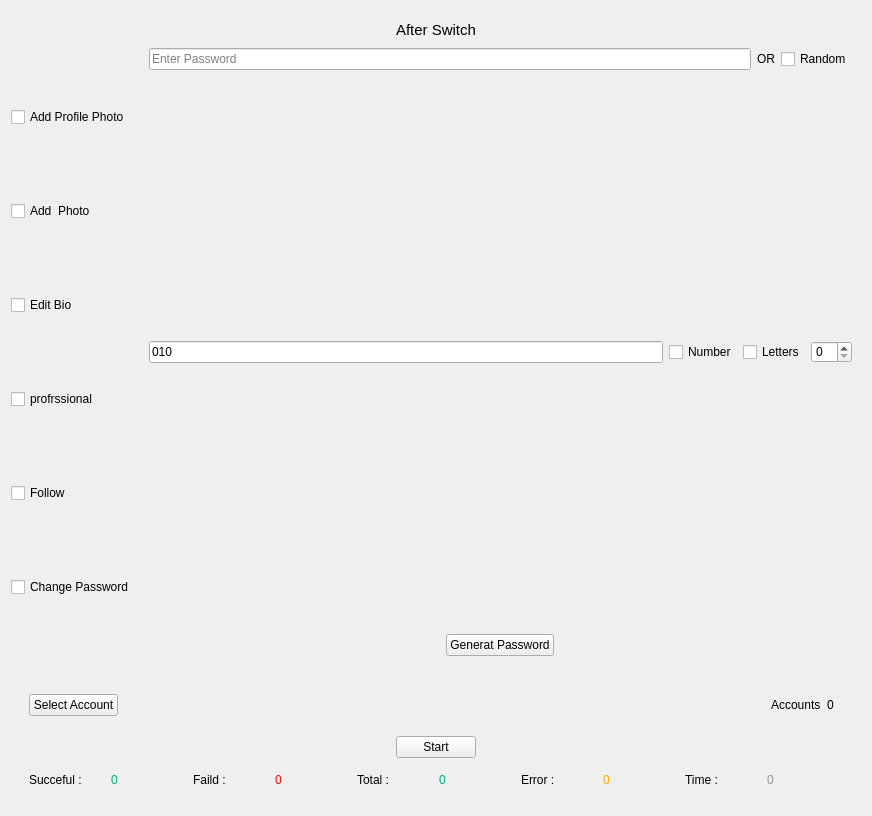
<?xml version="1.0" encoding="UTF-8"?>
<ui version="4.0">
 <class>Form</class>
 <widget class="QWidget" name="Form">
  <property name="geometry">
   <rect>
    <x>0</x>
    <y>0</y>
    <width>872</width>
    <height>816</height>
   </rect>
  </property>
  <property name="windowTitle">
   <string>Form</string>
  </property>
  <property name="styleSheet">
   <string notr="true">QPushButton l{
		border:none;
		border-radius: 3px;
		text-align: left;
		padding: 8px 0 8px 15px;
		color: #788596;
	}

	QPushButton:hover {
		background-color: rgba( 86, 101, 115, 0.5);
	}

	QPushButton:checked {
		color: #fff;
	}
QScrollArea{
border: none;
}</string>
  </property>
  <layout class="QGridLayout" name="gridLayout">
   <item row="0" column="0">
    <widget class="QWidget" name="widget_32" native="true">
     <layout class="QVBoxLayout" name="verticalLayout_11">
      <property name="spacing">
       <number>0</number>
      </property>
      <property name="leftMargin">
       <number>0</number>
      </property>
      <property name="topMargin">
       <number>10</number>
      </property>
      <property name="rightMargin">
       <number>0</number>
      </property>
      <property name="bottomMargin">
       <number>0</number>
      </property>
      <item alignment="Qt::AlignHCenter">
       <widget class="QLabel" name="label_20">
        <property name="font">
         <font>
          <pointsize>11</pointsize>
         </font>
        </property>
        <property name="text">
         <string>After Switch</string>
        </property>
       </widget>
      </item>
      <item>
       <widget class="QWidget" name="widget_33" native="true">
        <layout class="QHBoxLayout" name="horizontalLayout_21">
         <property name="leftMargin">
          <number>0</number>
         </property>
         <property name="topMargin">
          <number>0</number>
         </property>
         <property name="rightMargin">
          <number>0</number>
         </property>
         <property name="bottomMargin">
          <number>0</number>
         </property>
         <item>
          <widget class="QWidget" name="widget_34" native="true">
           <layout class="QVBoxLayout" name="verticalLayout_12">
            <property name="leftMargin">
             <number>0</number>
            </property>
            <property name="topMargin">
             <number>0</number>
            </property>
            <property name="rightMargin">
             <number>0</number>
            </property>
            <property name="bottomMargin">
             <number>0</number>
            </property>
            <item>
             <widget class="QCheckBox" name="Add_Profile">
              <property name="text">
               <string>Add Profile Photo</string>
              </property>
             </widget>
            </item>
            <item>
             <widget class="QCheckBox" name="Add_Cover">
              <property name="text">
               <string>Add  Photo</string>
              </property>
             </widget>
            </item>
            <item>
             <widget class="QCheckBox" name="Edit_Bio">
              <property name="text">
               <string>Edit Bio</string>
              </property>
             </widget>
            </item>
            <item>
             <widget class="QCheckBox" name="Profrssional">
              <property name="text">
               <string>profrssional</string>
              </property>
             </widget>
            </item>
            <item>
             <widget class="QCheckBox" name="Follow">
              <property name="text">
               <string>Follow</string>
              </property>
             </widget>
            </item>
            <item>
             <widget class="QCheckBox" name="Change_Password">
              <property name="text">
               <string>Change Password</string>
              </property>
             </widget>
            </item>
           </layout>
          </widget>
         </item>
         <item>
          <widget class="QStackedWidget" name="stackedWidget">
           <property name="currentIndex">
            <number>5</number>
           </property>
           <widget class="QWidget" name="page_photo">
            <layout class="QGridLayout" name="gridLayout_2">
             <item row="0" column="0">
              <widget class="QWidget" name="widget_35" native="true">
               <layout class="QVBoxLayout" name="verticalLayout_13">
                <property name="spacing">
                 <number>0</number>
                </property>
                <property name="leftMargin">
                 <number>0</number>
                </property>
                <property name="rightMargin">
                 <number>0</number>
                </property>
                <property name="bottomMargin">
                 <number>0</number>
                </property>
                <item alignment="Qt::AlignTop">
                 <widget class="QWidget" name="widget_36" native="true">
                  <layout class="QHBoxLayout" name="horizontalLayout_24">
                   <property name="spacing">
                    <number>5</number>
                   </property>
                   <property name="leftMargin">
                    <number>0</number>
                   </property>
                   <property name="topMargin">
                    <number>0</number>
                   </property>
                   <property name="rightMargin">
                    <number>0</number>
                   </property>
                   <property name="bottomMargin">
                    <number>0</number>
                   </property>
                   <item>
                    <widget class="QLineEdit" name="lineEdit_photo">
                     <property name="enabled">
                      <bool>false</bool>
                     </property>
                     <property name="text">
                      <string>E:\New folder (5)\Face\Facebook Api\Creat\photo</string>
                     </property>
                    </widget>
                   </item>
                   <item>
                    <widget class="QPushButton" name="browes_photo">
                     <property name="text">
                      <string>Browes</string>
                     </property>
                    </widget>
                   </item>
                  </layout>
                 </widget>
                </item>
                <item alignment="Qt::AlignTop">
                 <widget class="QWidget" name="widget_37" native="true">
                  <layout class="QHBoxLayout" name="horizontalLayout_25">
                   <property name="spacing">
                    <number>0</number>
                   </property>
                   <property name="leftMargin">
                    <number>0</number>
                   </property>
                   <property name="topMargin">
                    <number>0</number>
                   </property>
                   <property name="rightMargin">
                    <number>0</number>
                   </property>
                   <property name="bottomMargin">
                    <number>0</number>
                   </property>
                   <item alignment="Qt::AlignRight">
                    <widget class="QLabel" name="label_21">
                     <property name="text">
                      <string>Photo :</string>
                     </property>
                    </widget>
                   </item>
                   <item alignment="Qt::AlignLeft">
                    <widget class="QLabel" name="number_photo">
                     <property name="text">
                      <string>0</string>
                     </property>
                    </widget>
                   </item>
                  </layout>
                 </widget>
                </item>
               </layout>
              </widget>
             </item>
            </layout>
           </widget>
           <widget class="QWidget" name="page_cover">
            <layout class="QGridLayout" name="gridLayout_17">
             <item row="0" column="0">
              <widget class="QWidget" name="widget_38" native="true">
               <layout class="QVBoxLayout" name="verticalLayout_14">
                <property name="spacing">
                 <number>0</number>
                </property>
                <property name="leftMargin">
                 <number>0</number>
                </property>
                <property name="rightMargin">
                 <number>0</number>
                </property>
                <property name="bottomMargin">
                 <number>0</number>
                </property>
                <item alignment="Qt::AlignTop">
                 <widget class="QWidget" name="widget_39" native="true">
                  <layout class="QHBoxLayout" name="horizontalLayout_26">
                   <property name="spacing">
                    <number>5</number>
                   </property>
                   <property name="leftMargin">
                    <number>0</number>
                   </property>
                   <property name="topMargin">
                    <number>0</number>
                   </property>
                   <property name="rightMargin">
                    <number>0</number>
                   </property>
                   <property name="bottomMargin">
                    <number>0</number>
                   </property>
                   <item>
                    <widget class="QLineEdit" name="lineEdit_cover">
                     <property name="enabled">
                      <bool>false</bool>
                     </property>
                     <property name="text">
                      <string>E:\New folder (5)\Face\Facebook Api\Creat\cover</string>
                     </property>
                    </widget>
                   </item>
                   <item>
                    <widget class="QPushButton" name="browes_cover">
                     <property name="text">
                      <string>Browes</string>
                     </property>
                    </widget>
                   </item>
                  </layout>
                 </widget>
                </item>
                <item alignment="Qt::AlignTop">
                 <widget class="QWidget" name="widget_40" native="true">
                  <layout class="QHBoxLayout" name="horizontalLayout_27">
                   <property name="spacing">
                    <number>0</number>
                   </property>
                   <property name="leftMargin">
                    <number>0</number>
                   </property>
                   <property name="topMargin">
                    <number>0</number>
                   </property>
                   <property name="rightMargin">
                    <number>0</number>
                   </property>
                   <property name="bottomMargin">
                    <number>0</number>
                   </property>
                   <item alignment="Qt::AlignRight">
                    <widget class="QLabel" name="label_23">
                     <property name="text">
                      <string>Photo :</string>
                     </property>
                    </widget>
                   </item>
                   <item alignment="Qt::AlignLeft">
                    <widget class="QLabel" name="number_cover">
                     <property name="text">
                      <string>0</string>
                     </property>
                    </widget>
                   </item>
                  </layout>
                 </widget>
                </item>
               </layout>
              </widget>
             </item>
            </layout>
           </widget>
           <widget class="QWidget" name="page_bio">
            <layout class="QGridLayout" name="gridLayout_18">
             <item row="0" column="0">
              <widget class="QWidget" name="widget_41" native="true">
               <layout class="QVBoxLayout" name="verticalLayout_15">
                <property name="spacing">
                 <number>0</number>
                </property>
                <property name="leftMargin">
                 <number>0</number>
                </property>
                <property name="topMargin">
                 <number>0</number>
                </property>
                <property name="rightMargin">
                 <number>0</number>
                </property>
                <property name="bottomMargin">
                 <number>0</number>
                </property>
                <item alignment="Qt::AlignTop">
                 <widget class="QWidget" name="widget_42" native="true">
                  <layout class="QHBoxLayout" name="horizontalLayout_28">
                   <item>
                    <widget class="QLineEdit" name="lineEdit_bio">
                     <property name="text">
                      <string/>
                     </property>
                     <property name="placeholderText">
                      <string>Enter Bio</string>
                     </property>
                    </widget>
                   </item>
                   <item>
                    <widget class="QLabel" name="label_25">
                     <property name="text">
                      <string>OR</string>
                     </property>
                    </widget>
                   </item>
                   <item>
                    <widget class="QCheckBox" name="checkBox_18">
                     <property name="text">
                      <string>Random</string>
                     </property>
                    </widget>
                   </item>
                  </layout>
                 </widget>
                </item>
                <item alignment="Qt::AlignRight">
                 <widget class="QPushButton" name="pushButton_15">
                  <property name="text">
                   <string>Save</string>
                  </property>
                 </widget>
                </item>
               </layout>
              </widget>
             </item>
            </layout>
           </widget>
           <widget class="QWidget" name="page_profissional">
            <layout class="QGridLayout" name="gridLayout_19"/>
           </widget>
           <widget class="QWidget" name="page_follow">
            <layout class="QGridLayout" name="gridLayout_21">
             <item row="0" column="0">
              <widget class="QWidget" name="widget_44" native="true">
               <layout class="QHBoxLayout" name="horizontalLayout_30">
                <item>
                 <widget class="QScrollArea" name="scrollArea_8">
                  <property name="maximumSize">
                   <size>
                    <width>200</width>
                    <height>16777215</height>
                   </size>
                  </property>
                  <property name="widgetResizable">
                   <bool>true</bool>
                  </property>
                  <widget class="QWidget" name="scrollAreaWidgetContents_8">
                   <property name="geometry">
                    <rect>
                     <x>0</x>
                     <y>0</y>
                     <width>71</width>
                     <height>71</height>
                    </rect>
                   </property>
                   <property name="maximumSize">
                    <size>
                     <width>200</width>
                     <height>16777215</height>
                    </size>
                   </property>
                   <layout class="QGridLayout" name="gridLayout_22">
                    <property name="leftMargin">
                     <number>0</number>
                    </property>
                    <property name="topMargin">
                     <number>0</number>
                    </property>
                    <property name="rightMargin">
                     <number>0</number>
                    </property>
                    <property name="bottomMargin">
                     <number>0</number>
                    </property>
                    <property name="spacing">
                     <number>0</number>
                    </property>
                    <item row="0" column="0">
                     <widget class="QTextEdit" name="textEdit_6"/>
                    </item>
                   </layout>
                  </widget>
                 </widget>
                </item>
                <item alignment="Qt::AlignBottom">
                 <widget class="QPushButton" name="pushButton_17">
                  <property name="text">
                   <string>Save</string>
                  </property>
                 </widget>
                </item>
               </layout>
              </widget>
             </item>
            </layout>
           </widget>
           <widget class="QWidget" name="page_password">
            <layout class="QGridLayout" name="gridLayout_3">
             <item row="0" column="0">
              <widget class="QLineEdit" name="lineEdit_password">
               <property name="text">
                <string/>
               </property>
               <property name="placeholderText">
                <string>Enter Password</string>
               </property>
              </widget>
             </item>
             <item row="0" column="1">
              <widget class="QLabel" name="label_36">
               <property name="text">
                <string>OR</string>
               </property>
              </widget>
             </item>
             <item row="0" column="2">
              <widget class="QCheckBox" name="checkBox_password">
               <property name="text">
                <string>Random</string>
               </property>
              </widget>
             </item>
             <item row="1" column="0" colspan="3">
              <widget class="QWidget" name="widget_6" native="true">
               <layout class="QVBoxLayout" name="verticalLayout">
                <property name="leftMargin">
                 <number>0</number>
                </property>
                <property name="topMargin">
                 <number>0</number>
                </property>
                <property name="rightMargin">
                 <number>0</number>
                </property>
                <property name="bottomMargin">
                 <number>0</number>
                </property>
                <item>
                 <widget class="QWidget" name="widget_7" native="true">
                  <layout class="QHBoxLayout" name="horizontalLayout_6">
                   <property name="leftMargin">
                    <number>0</number>
                   </property>
                   <property name="topMargin">
                    <number>0</number>
                   </property>
                   <property name="rightMargin">
                    <number>0</number>
                   </property>
                   <property name="bottomMargin">
                    <number>0</number>
                   </property>
                   <item>
                    <widget class="QLineEdit" name="lineEdit_4">
                     <property name="text">
                      <string>010</string>
                     </property>
                    </widget>
                   </item>
                   <item>
                    <widget class="QCheckBox" name="checkBox_4">
                     <property name="text">
                      <string>Number</string>
                     </property>
                    </widget>
                   </item>
                   <item>
                    <widget class="QCheckBox" name="checkBox_5">
                     <property name="text">
                      <string>Letters</string>
                     </property>
                    </widget>
                   </item>
                   <item>
                    <widget class="QSpinBox" name="spinBox">
                     <property name="minimum">
                      <number>0</number>
                     </property>
                    </widget>
                   </item>
                  </layout>
                 </widget>
                </item>
                <item alignment="Qt::AlignHCenter">
                 <widget class="QPushButton" name="Generat_Password_2">
                  <property name="text">
                   <string>Generat Password</string>
                  </property>
                 </widget>
                </item>
               </layout>
              </widget>
             </item>
            </layout>
           </widget>
          </widget>
         </item>
        </layout>
       </widget>
      </item>
     </layout>
    </widget>
   </item>
   <item row="1" column="0">
    <widget class="QWidget" name="widget_45" native="true">
     <layout class="QVBoxLayout" name="verticalLayout_16">
      <item>
       <widget class="QWidget" name="widget_4" native="true">
        <layout class="QHBoxLayout" name="horizontalLayout_4">
         <item alignment="Qt::AlignLeft">
          <widget class="QPushButton" name="Select_Account">
           <property name="text">
            <string>Select Account</string>
           </property>
          </widget>
         </item>
         <item alignment="Qt::AlignRight">
          <widget class="QWidget" name="widget_5" native="true">
           <layout class="QHBoxLayout" name="horizontalLayout_3">
            <item>
             <widget class="QLabel" name="label_2">
              <property name="text">
               <string>Accounts</string>
              </property>
             </widget>
            </item>
            <item>
             <widget class="QLabel" name="Number_Account">
              <property name="text">
               <string>0</string>
              </property>
             </widget>
            </item>
           </layout>
          </widget>
         </item>
        </layout>
       </widget>
      </item>
      <item alignment="Qt::AlignHCenter|Qt::AlignVCenter">
       <widget class="QPushButton" name="Start">
        <property name="text">
         <string>Start</string>
        </property>
       </widget>
      </item>
      <item>
       <widget class="QWidget" name="widget_46" native="true">
        <layout class="QHBoxLayout" name="horizontalLayout_31">
         <item>
          <widget class="QLabel" name="label_26">
           <property name="text">
            <string>Succeful :</string>
           </property>
          </widget>
         </item>
         <item>
          <widget class="QLabel" name="label_27">
           <property name="styleSheet">
            <string notr="true"> QLabel {
	color: rgb(0, 170, 127);
	}</string>
           </property>
           <property name="text">
            <string>0</string>
           </property>
          </widget>
         </item>
         <item>
          <widget class="QLabel" name="label_28">
           <property name="text">
            <string>Faild :</string>
           </property>
          </widget>
         </item>
         <item>
          <widget class="QLabel" name="label_30">
           <property name="styleSheet">
            <string notr="true"> QLabel {
color: rgb(255, 0, 0);
	}</string>
           </property>
           <property name="text">
            <string>0</string>
           </property>
          </widget>
         </item>
         <item>
          <widget class="QLabel" name="label_29">
           <property name="text">
            <string>Total :</string>
           </property>
          </widget>
         </item>
         <item>
          <widget class="QLabel" name="label_31">
           <property name="styleSheet">
            <string notr="true"> QLabel {
color: rgb(0, 170, 127);
	}
</string>
           </property>
           <property name="text">
            <string>0</string>
           </property>
          </widget>
         </item>
         <item>
          <widget class="QLabel" name="label_32">
           <property name="text">
            <string>Error :</string>
           </property>
          </widget>
         </item>
         <item>
          <widget class="QLabel" name="label_33">
           <property name="styleSheet">
            <string notr="true">color: rgb(255, 170, 0);</string>
           </property>
           <property name="text">
            <string>0</string>
           </property>
          </widget>
         </item>
         <item>
          <widget class="QLabel" name="label_34">
           <property name="text">
            <string>Time :</string>
           </property>
          </widget>
         </item>
         <item>
          <widget class="QLabel" name="label_35">
           <property name="styleSheet">
            <string notr="true">color: rgb(148, 148, 148);</string>
           </property>
           <property name="text">
            <string>0</string>
           </property>
          </widget>
         </item>
        </layout>
       </widget>
      </item>
     </layout>
    </widget>
   </item>
  </layout>
 </widget>
 <resources/>
 <connections>
  <connection>
   <sender>checkBox_password</sender>
   <signal>toggled(bool)</signal>
   <receiver>widget_6</receiver>
   <slot>setVisible(bool)</slot>
   <hints>
    <hint type="sourcelabel">
     <x>789</x>
     <y>58</y>
    </hint>
    <hint type="destinationlabel">
     <x>575</x>
     <y>123</y>
    </hint>
   </hints>
  </connection>
 </connections>
</ui>
